Frame 1 (no input): blank canvas, image omitted
Frame 60 (no input): blank canvas, image omitted
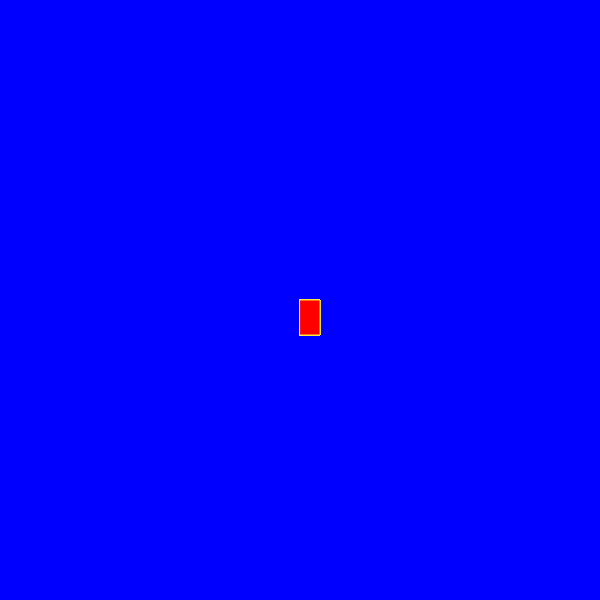
Frame 120 (the mouse pressed at the canvas centre since frame 60)

The p5.js sketch whose frames 1 and 60 were blank and that drew this single picture after the mouse press (run headless with seeded random() and noise() and a simulated clock; from frame 60 on, the mouse is pressed at the canvas centre):

// p5.js sketch
// ── sketch.js
function setup() {
  createCanvas(600, 600);
  background("blue")
}

function draw() {
  stroke("#FFEB3B");
  fill("red");
  
  
  if (mouseIsPressed) {
    rect(mouseX, mouseY, 20, 35);
  }
}
